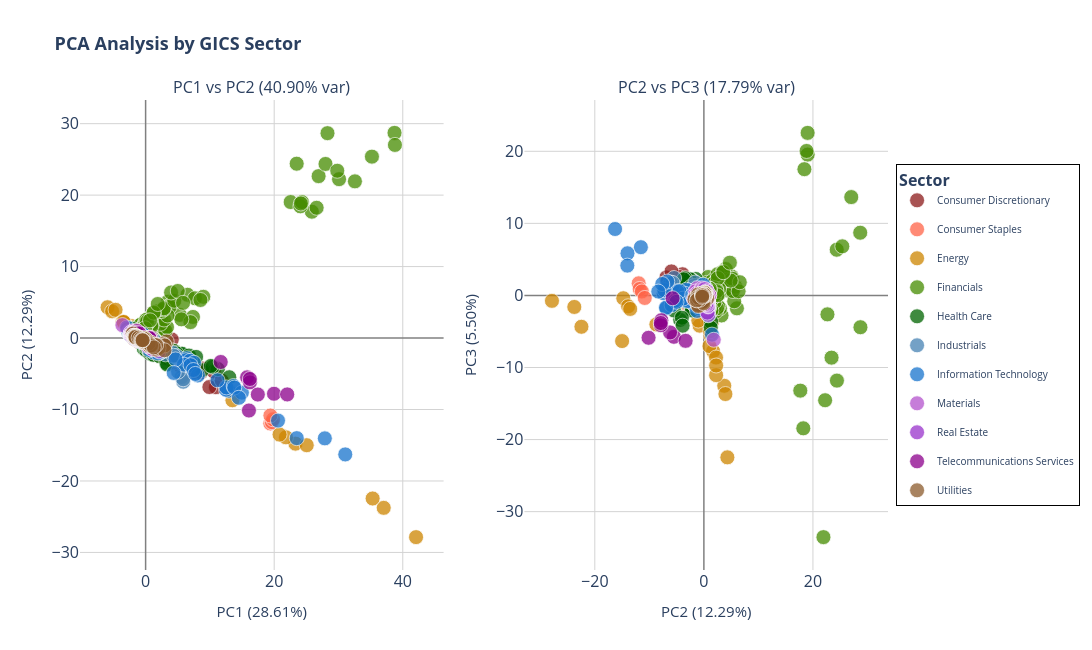

Here is the notebook cell this chart was saved with:
### Code cell
###>> Plot3: Interactive 2D PCA with 2 subplots

fig = make_subplots(
    rows=1, cols=2,
    subplot_titles=(
        f'PC1 vs PC2 ({(pca.explained_variance_ratio_[0] + pca.explained_variance_ratio_[1])*100:.2f}% var)',
        f'PC2 vs PC3 ({(pca.explained_variance_ratio_[1] + pca.explained_variance_ratio_[2])*100:.2f}% var)'
    )
)

# Create sector to color mapping
sectors = sorted(df_pca_plot['Sector'].unique())
sector_colors = {sector: r_palette[i % len(r_palette)] 
                 for i, sector in enumerate(sectors)}

# PC1 vs PC2
for sector in sectors:
    sector_data = df_pca_plot[df_pca_plot['Sector'] == sector]
    
    fig.add_trace(
        go.Scatter(x=sector_data['PC1'],y=sector_data['PC2'],
                   mode='markers',name=sector,
                   marker=dict(size=15,
                               color=sector_colors[sector],
                               opacity=0.75,
                               line=dict(width=0.8, color='white')),
                               text=sector_data['Ticker'],
                               hovertemplate='<b>%{text}</b><br>' +
                               '{sector}<br>' +
                               'PC1: %{x:.2f}<br>' +
                               'PC2: %{y:.2f}<br>' +
                            '<extra></extra>',
                            legendgroup=sector,
                            showlegend=True
                            ),
                          row=1, col=1
                          )

# PC2 vs PC3
for sector in sectors:
    sector_data = df_pca_plot[df_pca_plot['Sector'] == sector]
    
    fig.add_trace(
        go.Scatter(x=sector_data['PC2'],y=sector_data['PC3'],
                   mode='markers',name=sector,
                   marker=dict(size=15,
                               color=sector_colors[sector],
                               opacity=0.75,
                               line=dict(width=0.8, color='white')),
                               text=sector_data['Ticker'],
                               hovertemplate='<b>%{text}</b><br>' +
                               f'{sector}<br>' +
                               'PC2: %{x:.2f}<br>' +
                               'PC3: %{y:.2f}<br>' +
                            '<extra></extra>',
                            legendgroup=sector,
                            showlegend=False
                            ),
                        row=1, col=2
                        )

# Update axes
fig.update_xaxes(
    title_text=f'PC1 ({pca.explained_variance_ratio_[0]*100:.2f}%)',
    title_font=dict(size=15),  
    gridcolor='lightgray',
    showgrid=True,
    zeroline=True,
    zerolinecolor='gray',
    zerolinewidth=1.5,
    row=1, col=1
)
fig.update_yaxes(
    title_text=f'PC2 ({pca.explained_variance_ratio_[1]*100:.2f}%)',
    title_font=dict(size=15),  
    gridcolor='lightgray',
    showgrid=True,
    zeroline=True,
    zerolinecolor='gray',
    zerolinewidth=1.5,
    row=1, col=1
)
fig.update_xaxes(
    title_text=f'PC2 ({pca.explained_variance_ratio_[1]*100:.2f}%)',
    title_font=dict(size=15),  
    gridcolor='lightgray',
    showgrid=True,
    zeroline=True,
    zerolinecolor='gray',
    zerolinewidth=1.5,
    row=1, col=2
)
fig.update_yaxes(
    title_text=f'PC3 ({pca.explained_variance_ratio_[2]*100:.2f}%)',
    title_font=dict(size=15),  
    gridcolor='lightgray',
    showgrid=True,
    zeroline=True,
    zerolinecolor='gray',
    zerolinewidth=1.5,
    row=1, col=2
)

fig.update_layout(
    width=1500,
    height=650,
    title_text="<b>PCA Analysis by GICS Sector</b>",
    title_font_size=18,
    hovermode='closest',
    plot_bgcolor='white',
    legend=dict(
        title=dict(text='<b>Sector</b>', font=dict(size=16)),
        yanchor="middle",
        y=0.5,
        xanchor="left",
        x=1.01,
        bgcolor="rgba(255,255,255,0.95)",
        bordercolor="black",
        borderwidth=1,
        font=dict(size=10)
    )
)
fig.update_xaxes(tickfont=dict(size=16))
fig.update_yaxes(tickfont=dict(size=16))
fig.show()

## >> save as html and png for sharing
FILE_NAME = f"pca_PC1_PC2_PC3_test10"
fig.write_html(f"{HTML_PATH}/{FILE_NAME}.html")
fig.write_image(f"{FIG_PATH}/{FILE_NAME}.png",
               width=1500, height=650,
               scale=3          # Scale factor (like DPI multiplier)
               )

# allow to open automatically in the default browser
# import webbrowser
webbrowser.open(f"{HTML_PATH}/{FILE_NAME}.html")
